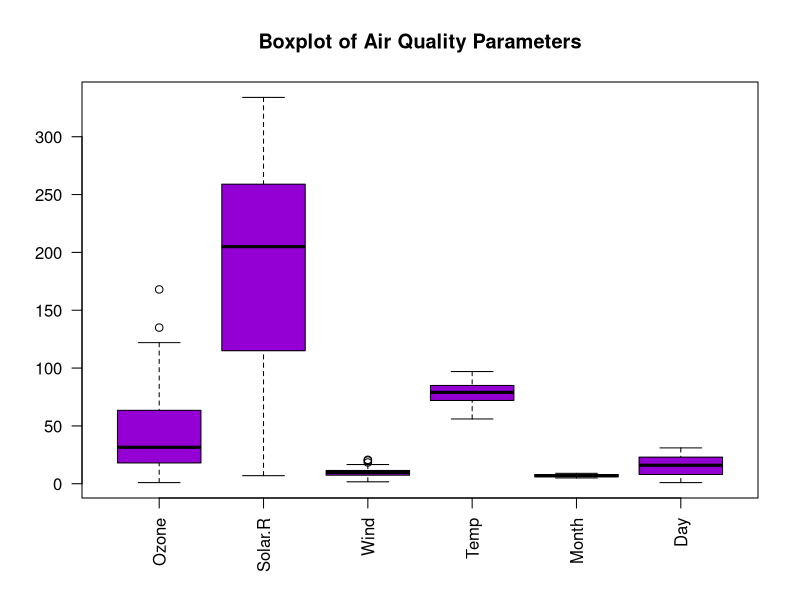
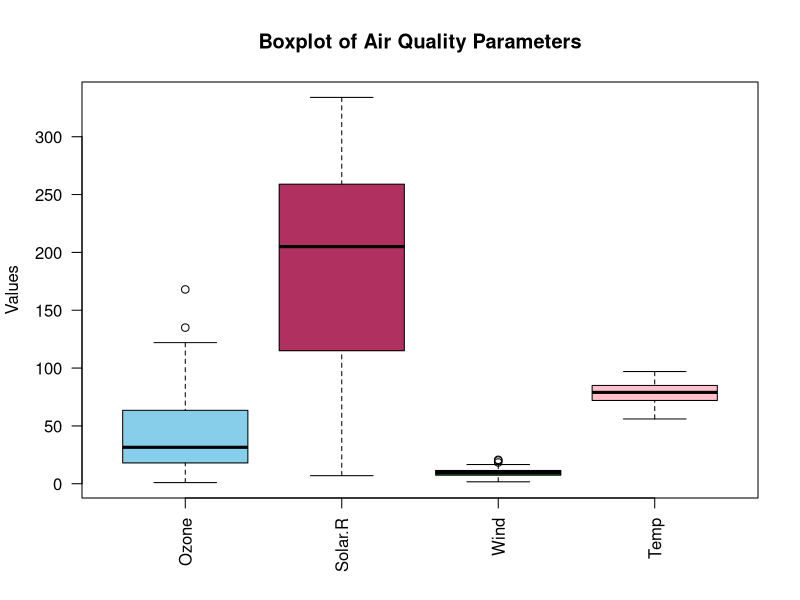
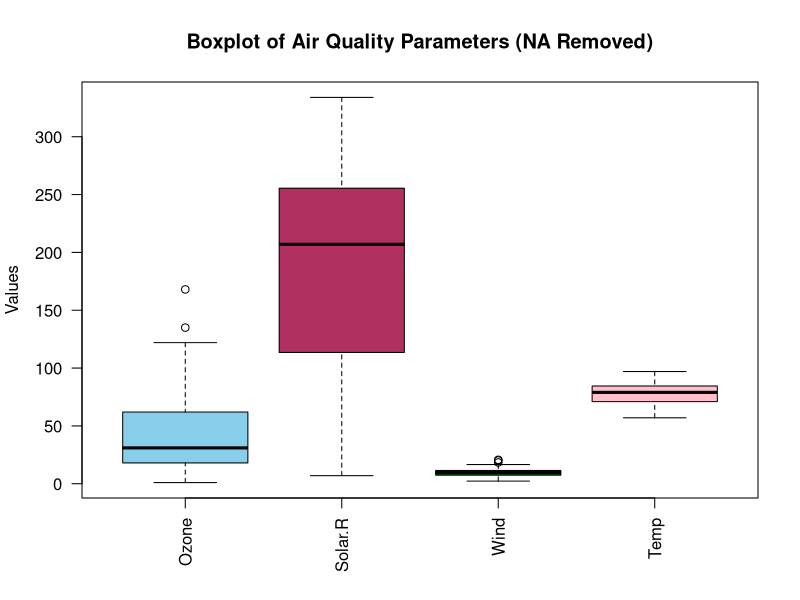
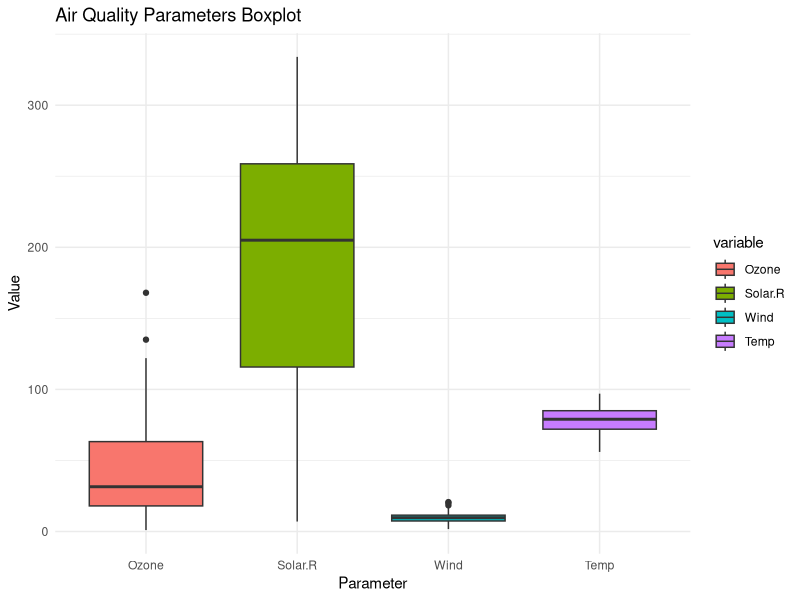

Generate these figures, in order, with R:
# Load dataset (already available in base R)
data("airquality")

# View first few rows
head(airquality)

# Check structure
str(airquality)

# Summary statistics
summary(airquality)

# Create boxplot for all numeric variables
boxplot(airquality,
        main = "Boxplot of Air Quality Parameters",
        col = "darkviolet",
        las = 2)

# Select important air quality parameters
boxplot(airquality[, c("Ozone", "Solar.R", "Wind", "Temp")],
        main = "Boxplot of Air Quality Parameters",
        col = c("skyblue", "maroon", "darkgreen", "pink"),
        ylab = "Values",
        las = 2)

# Remove missing values
airquality_clean <- na.omit(airquality)

# Boxplot after removing NA
boxplot(airquality_clean[, c("Ozone", "Solar.R", "Wind", "Temp")],
        main = "Boxplot of Air Quality Parameters (NA Removed)",
        col = c("skyblue", "maroon", "darkgreen", "pink"),
        ylab = "Values",
        las = 2)

# Install reshape2 (if not installed)
install.packages("reshape2")

# Load the package
library(reshape2)

# Convert data to long format
air_long <- melt(airquality, id.vars = c("Month", "Day"))

# Load ggplot2
library(ggplot2)

# Create boxplot
ggplot(air_long, aes(x = variable, y = value, fill = variable)) +
  geom_boxplot() +
  theme_minimal() +
  labs(title = "Air Quality Parameters Boxplot",
       x = "Parameter",
       y = "Value")

